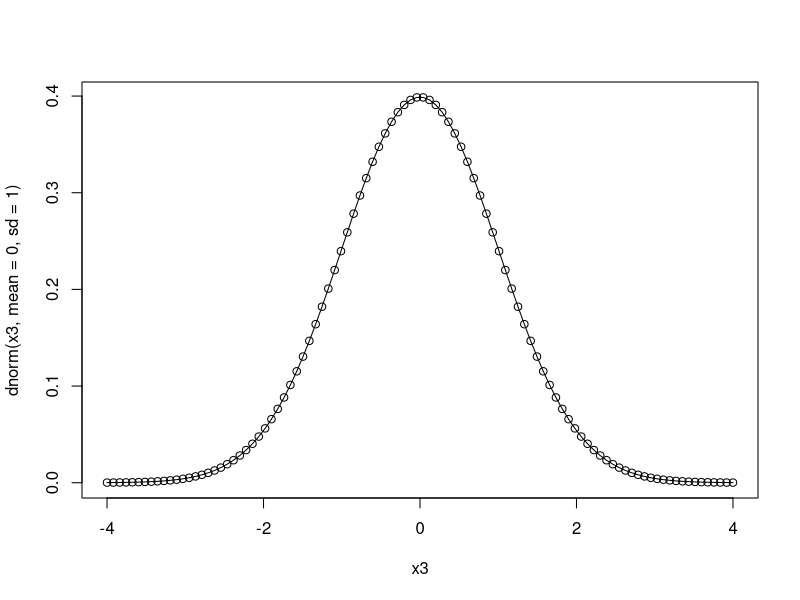
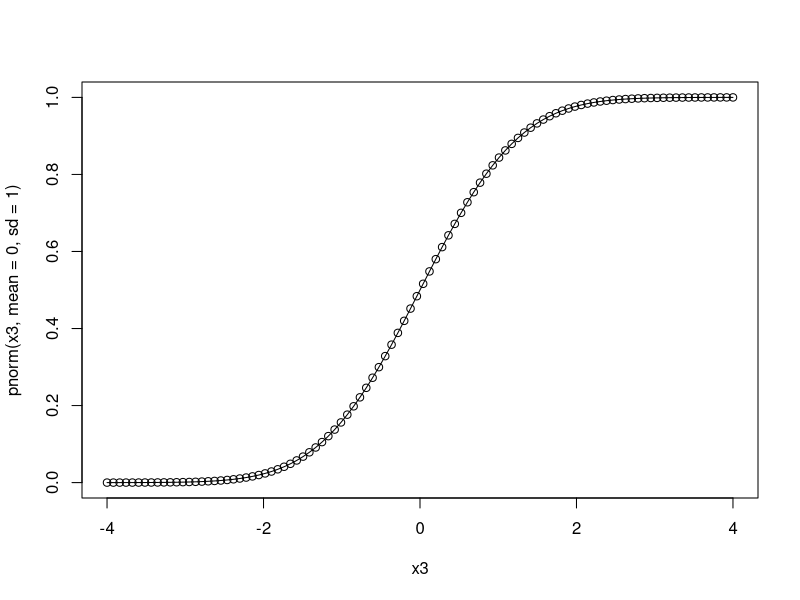
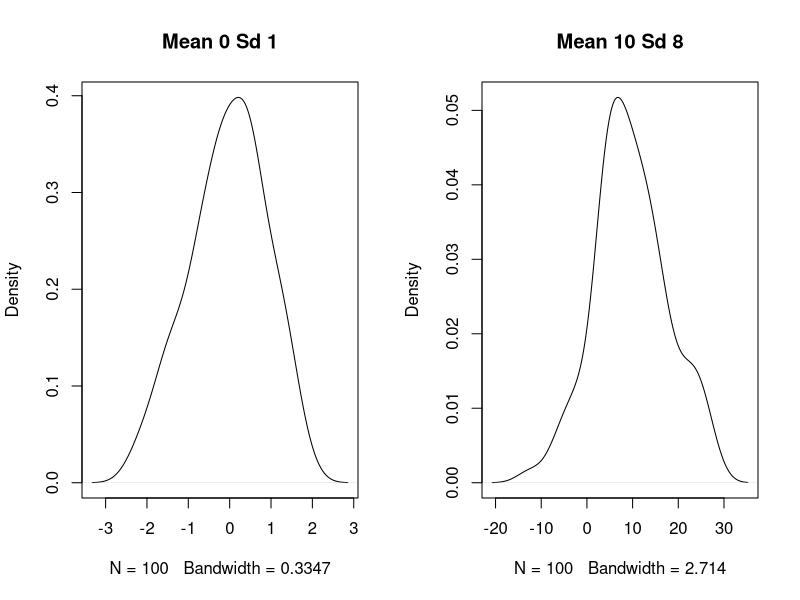
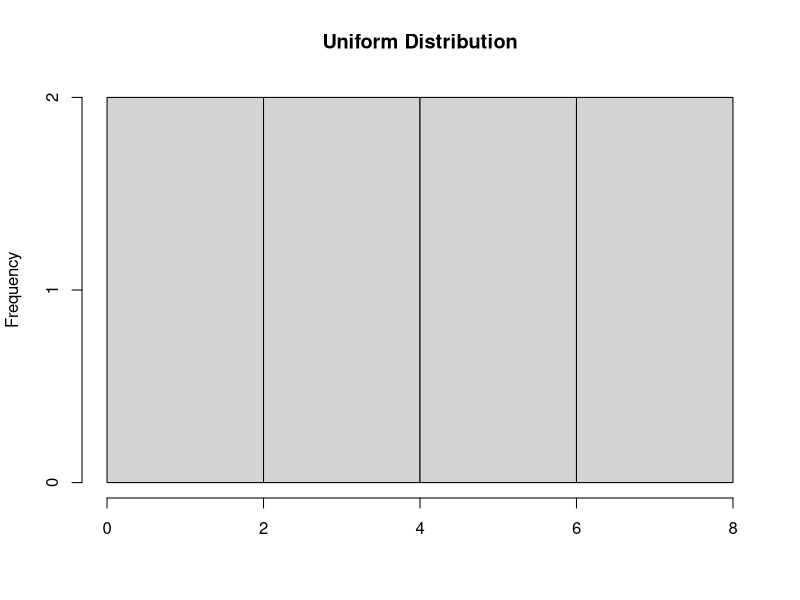
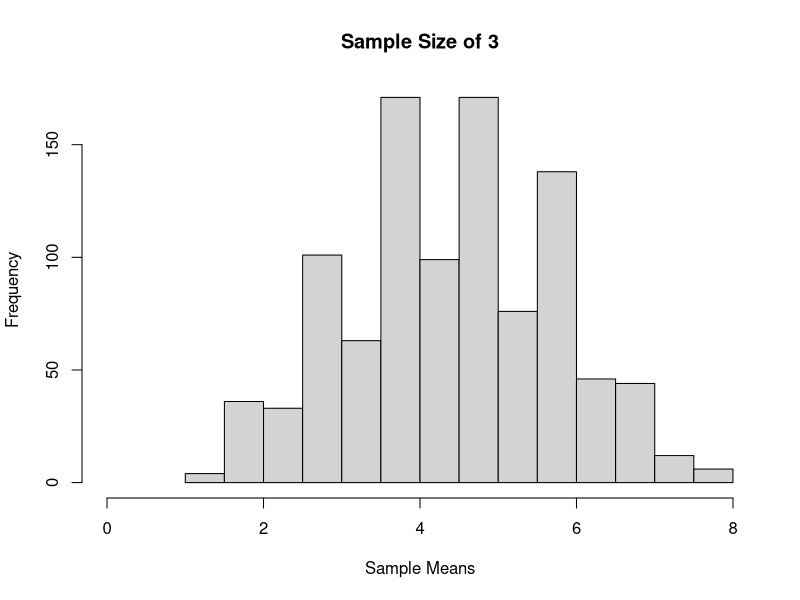
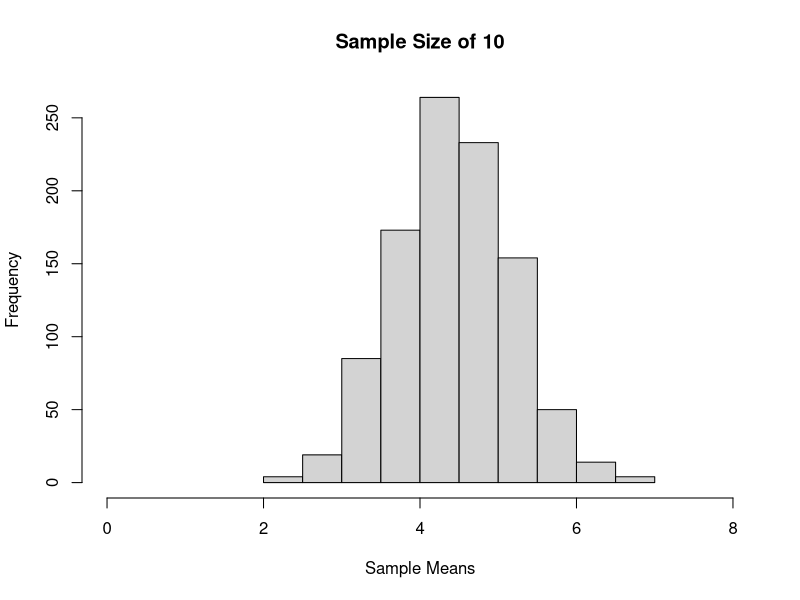
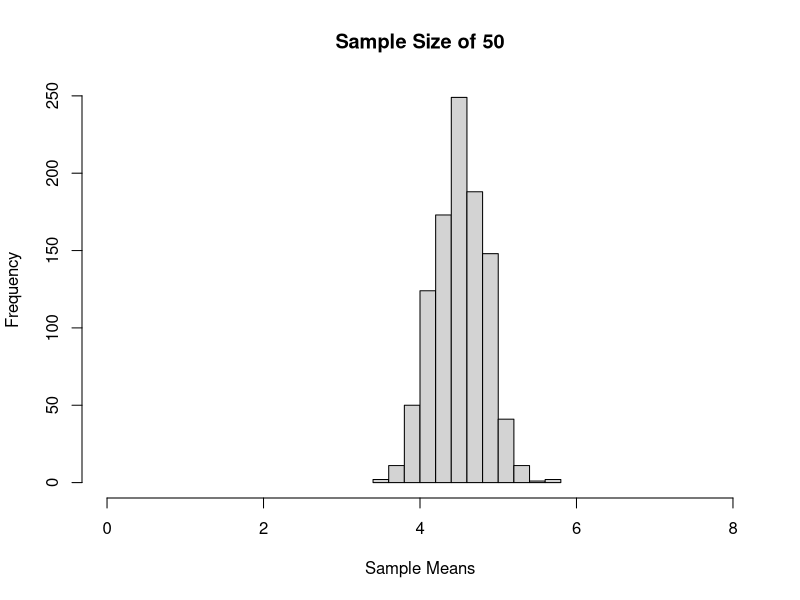
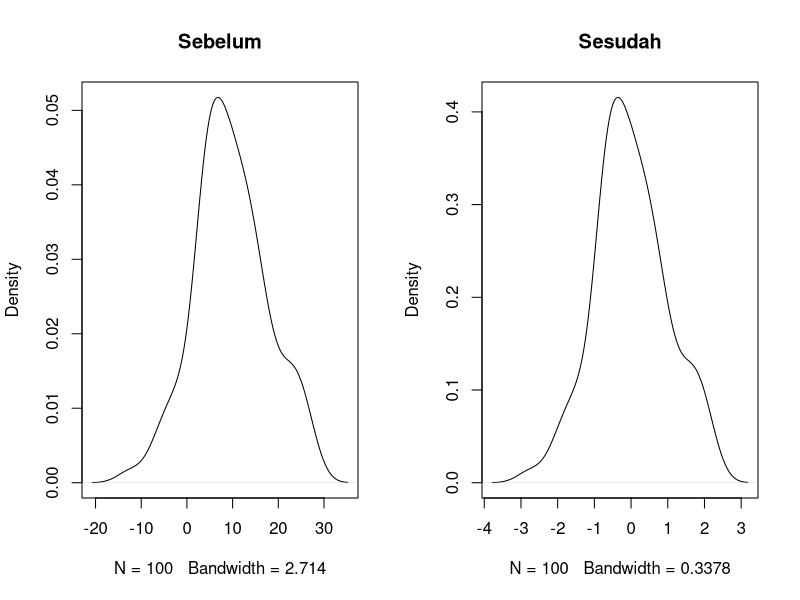

Recreate these plots in R, in order.
## ---- chunk 1
dnorm(2.7,
      mean = 2,
      sd = 5)
## ---- chunk 2
dnorm(2.7,
      mean = 0,
      sd = 1)
## ---- chunk 3
x3 <- seq(-4, 4, length = 100)
## ---- chunk 4
plot(x3,
     dnorm(x3, mean = 0, sd = 1),
     type = 'o')
## ---- chunk 5
pnorm(1.96,
      mean = 0,
      sd = 1)
## ---- chunk 6
plot(x3,
     pnorm(x3, mean = 0, sd = 1),
     type = 'o')
## ---- chunk 7
qnorm(0.975,
      mean = 0,
      sd = 1)
## ---- chunk 8
set.seed(101)
n <- 100
random_normal <- rnorm(n, mean = 0, sd = 1)
random_normal2 <- rnorm(n, mean = 10, sd = 8)
## ---- chunk 9
par(mfrow = c(1,2))
plot(density(random_normal), main = "Mean 0 Sd 1")
## ---- chunk 10
plot(density(random_normal2), main = "Mean 10 Sd 8")
par(mfrow = c(1,1))
## ---- chunk 11
unif <- c(1:8)
## ---- chunk 12
unif
## ---- chunk 13
mean(unif)
## ---- chunk 14
sd(unif)
## ---- chunk 15
hist(unif, main = "Uniform Distribution", xlab = " ")
## ---- chunk 16
set.seed(211)
## ---- chunk 17
sample_means <- c( )
for(i in 1:1000){
  sample_means[i] <- mean(sample(8, 3, replace = TRUE))
}
hist(sample_means, xlim = c(0,8), main = "Sample Size of 3", xlab = "Sample Means")
## ---- chunk 18
sample_means <- c( )
for(i in 1:1000){
  sample_means[i] <- mean(sample(8, 10, replace = TRUE))
}
hist(sample_means, xlim = c(0,8), main = "Sample Size of 10", xlab = "Sample Means")
## ---- chunk 19
sample_means <- c( )
for(i in 1:1000){
  sample_means[i] <- mean(sample(8, 50, replace = TRUE))
}
hist(sample_means, xlim = c(0,8), main = "Sample Size of 50", xlab = "Sample Means")
## ---- chunk 20
par(mfrow = c(1,2))
plot(density(random_normal2), main = "Sebelum")
## ---- chunk 21
plot(density(scale(random_normal2)), main = "Sesudah")
par(mfrow = c(1,1))
## ---- chunk 22
dt(x = 0.5, df = 14)
## ---- chunk 23
pt(0.025, df = 14) 
## ---- chunk 24
qt(.95, df = 20)
## ---- chunk 25
set.seed(121)
n <- 100
randomt <- rt(n, df = 20)
## ---- chunk 26
hist(randomt, breaks=50, xlim = c(-6, 4))
## ---- chunk 27
?Distributions
